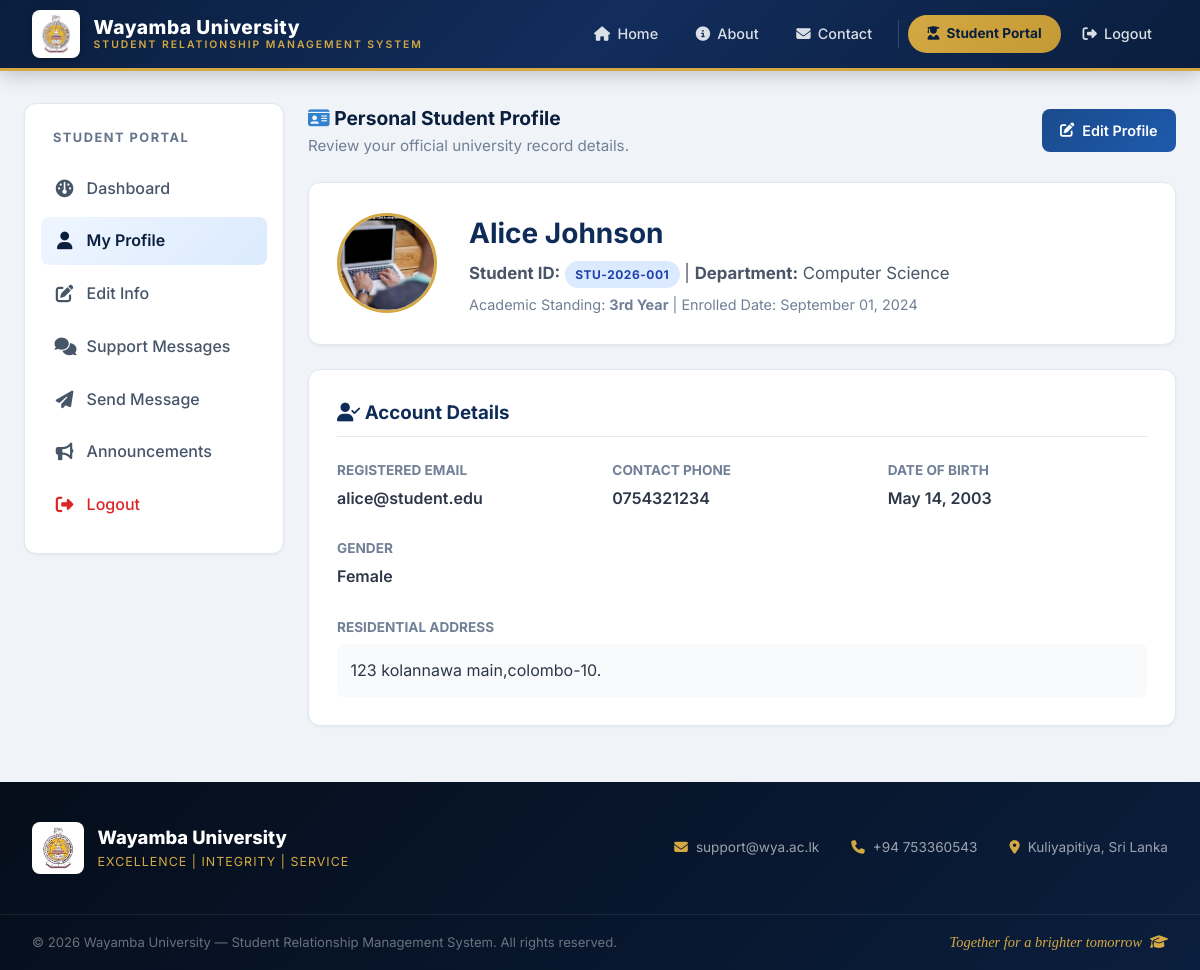
Screenshot of /student/profile.php (signed in) with the database file from the repository.
### tables this page shows
CREATE TABLE `students` (
  `id` int(11) NOT NULL,
  `student_id` varchar(30) NOT NULL,
  `full_name` varchar(100) NOT NULL,
  `dob` date NOT NULL,
  `gender` enum('Male','Female','Other') NOT NULL,
  `email` varchar(100) NOT NULL,
  `phone` varchar(20) NOT NULL,
  `address` text NOT NULL,
  `department` varchar(100) NOT NULL,
  `academic_year` varchar(20) NOT NULL,
  `enrollment_date` date NOT NULL,
  `password` varchar(255) NOT NULL,
  `profile_image` varchar(255) DEFAULT NULL,
  `created_at` timestamp NOT NULL DEFAULT current_timestamp()
);

### config/database.php (called while the page is built, shortened)
<?php
function sanitize($data) {
    return htmlspecialchars(trim((string)$data), ENT_QUOTES, 'UTF-8');
}
?>

### student/profile.php (the view, shortened to what this page needs)
<?php
require_once __DIR__ . '/../config/database.php';
$student_id = $_SESSION['student_db_id'];
$stmt = $pdo->prepare("SELECT * FROM students WHERE id = ? LIMIT 1");
$stmt->execute([$student_id]);
$student = $stmt->fetch();
require_once __DIR__ . '/../includes/header.php';
?>
<div class="dashboard-layout">
    <div class="sidebar">
        <div class="sidebar-title">Student Portal</div>
        <ul class="sidebar-menu">
            <li><a href="dashboard.php"><i class="fa-solid fa-gauge"></i> Dashboard</a></li>
            <li><a href="profile.php" class="active"><i class="fa-solid fa-user"></i> My Profile</a></li>
            <li><a href="edit_profile.php"><i class="fa-solid fa-pen-to-square"></i> Edit Info</a></li>
            <li><a href="messages.php"><i class="fa-solid fa-comments"></i> Support Messages</a></li>
            <li><a href="send_message.php"><i class="fa-solid fa-paper-plane"></i> Send Message</a></li>
            <li><a href="announcements.php"><i class="fa-solid fa-bullhorn"></i> Announcements</a></li>
            <li><a href="logout.php" style="color: var(--danger);"><i class="fa-solid fa-right-from-bracket"></i> Logout</a></li>
        </ul>
    </div>
    <div>
        <div class="card-header" style="border: none; padding-bottom: 0; margin-bottom: 1.5rem;">
            <div>
                <h2><i class="fa-solid fa-id-card" style="color: #3182ce;"></i> Personal Student Profile</h2>
                <p style="color: #718096; font-size: 0.95rem;">Review your official university record details.</p>
            </div>
            <a href="edit_profile.php" class="btn btn-secondary"><i class="fa-solid fa-pen-to-square"></i> Edit Profile</a>
        </div>
        <div class="card" style="display: flex; gap: 2rem; align-items: center; flex-wrap: wrap;">
            <?php if (!empty($student['profile_image']) && file_exists('../assets/uploads/' . $student['profile_image'])): ?>
                <img src="../assets/uploads/<?php echo sanitize($student['profile_image']); ?>" alt="Profile Picture" class="profile-avatar">
            <?php else: ?>
                <div class="profile-default-avatar">
                    <?php echo strtoupper(substr($student['full_name'], 0, 1)); ?>
                </div>
            <?php endif; ?>
            <div>
                <h2 style="color: #0f2c59; font-size: 1.75rem;"><?php echo sanitize($student['full_name']); ?></h2>
                <p style="color: #4a5568; font-size: 1.05rem; margin-top: 0.25rem;">
                    <strong>Student ID:</strong> <span class="badge badge-info"><?php echo sanitize($student['student_id']); ?></span> |
                    <strong>Department:</strong> <?php echo sanitize($student['department']); ?>
                </p>
                <p style="color: #718096; font-size: 0.9rem; margin-top: 0.3rem;">
                    Academic Standing: <strong><?php echo sanitize($student['academic_year']); ?></strong> | Enrolled Date: <?php echo date('F d, Y', strtotime($student['enrollment_date'])); ?>
                </p>
            </div>
        </div>
        <div class="card">
            <h3 style="color: #0f2c59; margin-bottom: 1.25rem; border-bottom: 1px solid #e2e8f0; padding-bottom: 0.5rem;">
                <i class="fa-solid fa-user-check"></i> Account Details
            </h3>
            <div class="form-row" style="row-gap: 1.5rem;">
                <div>
                    <strong style="color: #718096; font-size: 0.85rem; text-transform: uppercase;">Registered Email</strong>
                    <div style="font-size: 1rem; color: #2d3748; font-weight: 600; margin-top: 0.2rem;"><?php echo sanitize($student['email']); ?></div>
                </div>
                <div>
                    <strong style="color: #718096; font-size: 0.85rem; text-transform: uppercase;">Contact Phone</strong>
                    <div style="font-size: 1rem; color: #2d3748; font-weight: 600; margin-top: 0.2rem;"><?php echo sanitize($student['phone']); ?></div>
                </div>
                <div>
                    <strong style="color: #718096; font-size: 0.85rem; text-transform: uppercase;">Date of Birth</strong>
                    <div style="font-size: 1rem; color: #2d3748; font-weight: 600; margin-top: 0.2rem;"><?php echo date('M d, Y', strtotime($student['dob'])); ?></div>
                </div>
                <div>
                    <strong style="color: #718096; font-size: 0.85rem; text-transform: uppercase;">Gender</strong>
                    <div style="font-size: 1rem; color: #2d3748; font-weight: 600; margin-top: 0.2rem;"><?php echo sanitize($student['gender']); ?></div>
                </div>
            </div>
            <div style="margin-top: 1.5rem;">
                <strong style="color: #718096; font-size: 0.85rem; text-transform: uppercase;">Residential Address</strong>
                <div style="font-size: 1rem; color: #2d3748; background: #f8fafc; padding: 0.85rem; border-radius: 6px; margin-top: 0.3rem;">
                    <?php echo nl2br(sanitize($student['address'])); ?>
                </div>
            </div>
        </div>
    </div>
</div>
<?php require_once __DIR__ . '/../includes/footer.php'; ?>

### assets/css/style.css (style rules this page uses)
:root { --primary: #0a1e3d; --primary-hover: #122d5c; --secondary: #1a4b8c; --secondary-hover: #163d73; --accent: #d4a843; --accent-hover: #c49a35; --blue: #2563eb; --bg-body: #f0f4f8; --bg-card: #ffffff; --text-dark: #1a202c; --text-muted: #64748b; --border-color: #e2e8f0; --success: #16a34a; --success-bg: #f0fdf4; --danger: #dc2626; --danger-bg: #fef2f2; --warning: #ea580c; --warning-bg: #fff7ed; --info: #2563eb; --info-bg: #eff6ff; --shadow-sm: 0 1px 3px rgba(0,0,0,0.06); --shadow-md: 0 4px 16px rgba(0,0,0,0.08); --shadow-lg: 0 10px 30px rgba(0,0,0,0.12); --shadow-xl: 0 20px 40px rgba(0,0,0,0.15); --radius: 12px; --radius-sm: 8px; --font: 'Inter', system-ui, -apple-system, sans-serif; --font-display: 'Playfair Display', Georgia, serif; }
* { box-sizing: border-box; margin: 0; padding: 0; }
body { font-family: var(--font); background-color: var(--bg-body); color: var(--text-dark); line-height: 1.6; min-height: 100vh; display: flex; flex-direction: column; }
a { color: var(--secondary); text-decoration: none; transition: color 0.2s; }
img { max-width: 100%; height: auto; }
.card { background: var(--bg-card); border-radius: var(--radius); border: 1px solid var(--border-color); box-shadow: var(--shadow-sm); padding: 1.75rem; margin-bottom: 1.5rem; transition: box-shadow 0.3s; }
.card-header { display: flex; align-items: center; justify-content: space-between; border-bottom: 2px solid #eef2f7; padding-bottom: 1rem; margin-bottom: 1.25rem; }
.card-header h2, .card-header h3 { color: var(--primary); font-size: 1.2rem; font-weight: 700; }
.dashboard-layout { display: grid; grid-template-columns: 260px 1fr; gap: 1.5rem; max-width: 1300px; margin: 2rem auto; padding: 0 1.5rem; flex: 1; width: 100%; }
.sidebar { background: var(--bg-card); border-radius: var(--radius); border: 1px solid var(--border-color); box-shadow: var(--shadow-sm); padding: 1.5rem 1rem; height: fit-content; }
.sidebar-title { font-size: 0.8rem; text-transform: uppercase; letter-spacing: 1.5px; color: var(--text-muted); margin-bottom: 1rem; padding-left: 0.75rem; font-weight: 700; }
.sidebar-menu { list-style: none; display: flex; flex-direction: column; gap: 0.3rem; }
.sidebar-menu a { display: flex; align-items: center; gap: 0.75rem; padding: 0.7rem 0.85rem; border-radius: var(--radius-sm); color: #475569; font-weight: 500; transition: all 0.2s; }
.sidebar-menu a:hover, .sidebar-menu a.active { background: linear-gradient(135deg, #eff6ff, #dbeafe); color: var(--primary); font-weight: 600; }
.sidebar-menu a i { font-size: 1.1rem; width: 20px; text-align: center; }
.btn { display: inline-flex; align-items: center; justify-content: center; gap: 0.5rem; padding: 0.6rem 1.15rem; border-radius: var(--radius-sm); font-weight: 600; font-size: 0.9rem; border: none; cursor: pointer; transition: all 0.25s ease; text-decoration: none; font-family: var(--font); }
.btn-secondary { background: linear-gradient(135deg, var(--secondary), #1e5aad); color: #fff; }
.form-row { display: grid; grid-template-columns: repeat(auto-fit, minmax(220px, 1fr)); gap: 1rem; }
.badge { display: inline-block; padding: 0.25rem 0.65rem; border-radius: 50px; font-size: 0.75rem; font-weight: 700; text-transform: uppercase; letter-spacing: 0.5px; }
.badge-info { background: #dbeafe; color: #1e40af; }
.profile-avatar { width: 100px; height: 100px; border-radius: 50%; object-fit: cover; border: 3px solid var(--accent); background: #f1f5f9; }

### rows the page displays
students: profile_image (picture), full_name "Alice Johnson", student "STU-2026-001", department "Computer Science", academic_year "3rd Year", enrollment_date "September 01, 2024", email "alice@student.edu", phone "0754321234", dob "May 14, 2003", gender "Female", address "123 kolannawa main,colombo-10."
